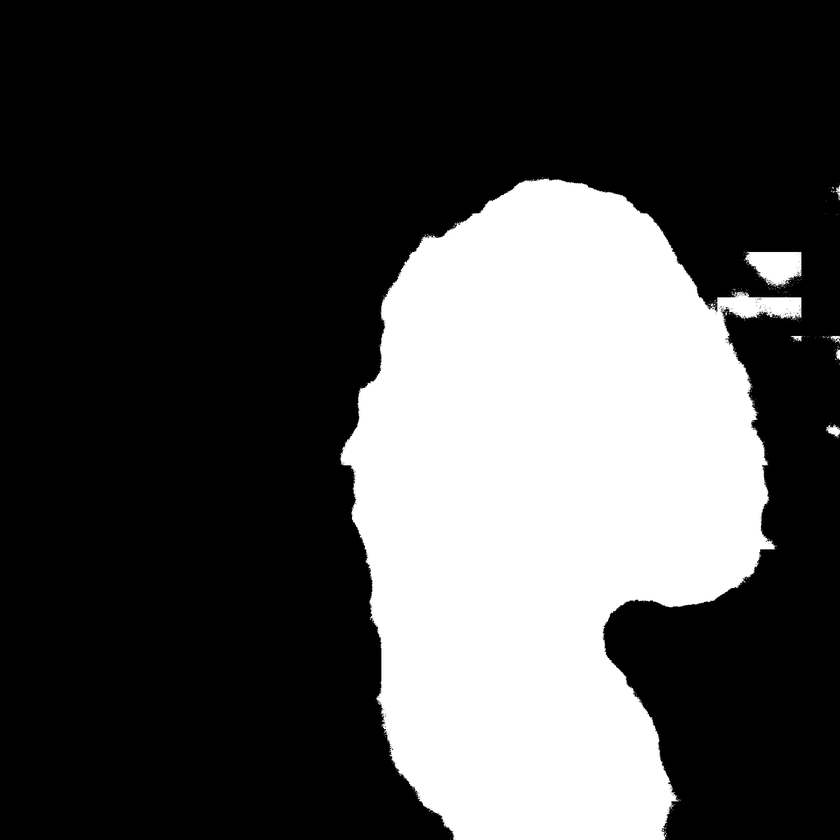
#> input picture DCIS/predict_DCIS/metrics/pd/Da128.png, 840 x 840 px, shrunk from 2000 x 2000 before the run, found by its file name; its folder holds only this picture in this run
$ python evaluate_segmentation.py
#> lines starting #> are read from the running program, lines starting #| are printed output that depends on the picture; after the words box and inside, x2 and y2 are one past the last pixel; in counts of white or black regions, pixels touching at a corner belong together
import numpy as np
import os
import cv2
import pandas as pd
#import matplotlib.pyplot as plt

# [16 lines left out: functions check_size, segm_size, not called in this run]


def run_pixel_accuracy(pd, gt):
    '''
    sum_i(n_ii) / sum_i(t_i)
    '''


    #check_size(eval_segm, gt_segm)

    sum_n_ii = 0
    sum_t_i = 0

    sum_n_ii += np.sum(np.logical_and(pd, gt))
    sum_t_i += np.sum(gt)

    if (sum_t_i == 0):
        pixel_accuracy_ = 0

    else:
        pixel_accuracy_ = sum_n_ii / sum_t_i

    return pixel_accuracy_

def get_dice_traditional(gt, pd):
    """
        Traditional Dice co-efficient
    """
    # generate to binary 1st
    gt = np.copy(gt)
    pred = np.copy(pd)
    gt[gt > 0] = 1
    pred[pred > 0] = 1
    intersection = gt * pred
    denom = gt + pred
    return 2.0 * np.sum(intersection) / np.sum(denom)

def get_dice_modified(gt, pd):
    gt = np.copy(gt)
    pred = np.copy(pd)
    gt_id = list(np.unique(gt))
    pred_id = list(np.unique(pred))
    # remove background index 0
    gt_id.remove(0)
    pred_id.remove(0)

    total_markup = 0
    total_intersect = 0
    for t in gt_id:
        t_mask = np.array(gt == t, np.uint8)
        for p in pred_id:
            p_mask = np.array(pd == p, np.uint8)
            intersect = p_mask * t_mask
            if intersect.sum() > 0:
                total_intersect += intersect.sum()
                total_markup += (t_mask.sum() + p_mask.sum())
    return 2 * total_intersect / total_markup
#####

def Panoptic_quality(gt, pd):
        TP = 0
        FP = 0
        FN = 0
        sum_IOU = 0
        matched_instances = {}  # Create a dictionary to save ground truth indices in keys and predicted matched instances as velues
        # It will also save IOU of the matched instance in [indx][1]

        # Find matched instances and save it in a dictionary
        for i in np.unique(gt):
            #print(i)
            if i == 0:
                pass
            else:
                temp_image = np.array(gt)
                temp_image = temp_image == i
                matched_image = temp_image * pd

                for j in np.unique(matched_image):
                    #print(j)
                    if j == 0:
                        pass
                    else:
                        pred_temp = pd == j
                        intersection = sum(sum(temp_image * pred_temp))
                        union = sum(sum(temp_image + pred_temp))
                        IOU = intersection / union
                        if IOU > 0.5:
                            matched_instances[i] = j, IOU
                            # print(matched_instances)

        # Compute TP, FP, FN and sum of IOU of the matched instances to compute Panoptic Quality

        pred_indx_list = np.unique(pd)
        pred_indx_list = np.array(pred_indx_list[1:])

        # Loop on ground truth instances
        for indx in np.unique(gt):
            if indx == 0:
                pass
            else:
                if indx in matched_instances.keys():
                    pred_indx_list = np.delete(pred_indx_list, np.argwhere(pred_indx_list == [indx][0]))
                    TP = TP + 1
                    sum_IOU = sum_IOU + matched_instances[indx][1]
                else:
                    FN = FN + 1
        FP = len(np.unique(pred_indx_list))
        PQ = sum_IOU / (TP + 0.5 * FP + 0.5 * FN)


        return PQ


if __name__ == '__main__':


    params = {

    'gt_file_path': r'E:\EVAL\gt',
    'pred_file_path':r'E:\EVAL\pd'
    }

    pred_file_path = params['pred_file_path']

    gt_file_path = params['gt_file_path']

    eval_score = pd.DataFrame(columns=['slidename', 'pixel_accuracy', 'dice'])

    for pred_img in os.listdir(pred_file_path):

        eval_segm = cv2.imread(os.path.join(pred_file_path, os.path.splitext(pred_img)[0]+'.png'), 0)
#> eval_segm is the input picture: shape (840, 840); min 0, max 255, mean 74

        gt_segm = cv2.imread(os.path.join(gt_file_path, os.path.splitext(pred_img)[0]+'.jpg'), 0)

        if np.amax(eval_segm) > 1:
            eval_segm[eval_segm < 127] = 0
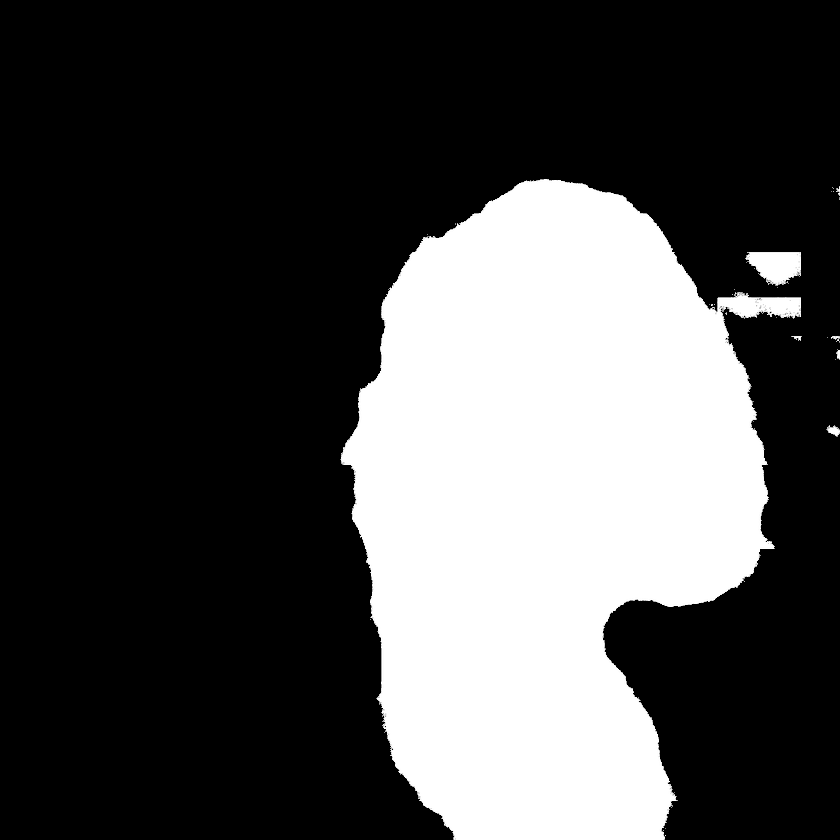
#> eval_segm: shape (840, 840); 0.76% of pixels changed, all inside (x1, y1, x2, y2) = (337, 175, 840, 840)
            eval_segm[eval_segm >= 127] = 1
#> eval_segm: shape (840, 840); values 0 (black) and 1 (white), 29% white; 26 white regions (19 under 20 px), largest, box (x1, y1, x2, y2) and area: (340, 179, 801, 840) 203191, (745, 252, 801, 286) 1382, (826, 425, 840, 437) 101
            eval_segm = eval_segm.astype(np.uint8)

        if np.amax(gt_segm) > 1:
            gt_segm[gt_segm < 127] = 0
            gt_segm[gt_segm >= 127] = 1
            gt_segm = gt_segm.astype(np.uint8)

        pd = eval_segm
        gt = gt_segm
        pix_acc = run_pixel_accuracy(pd, gt)
#> in run_pixel_accuracy, `sum_n_ii += np.sum(np.logical_and(pd, gt))`: sum_n_ii = 204817
#> in run_pixel_accuracy, `pixel_accuracy_ = sum_n_ii / sum_t_i`: pixel_accuracy_ = 1
#> pix_acc = 1
        dice1 = get_dice_traditional(gt, pd)
#> dice1 = 1
        dice2 = get_dice_modified(gt, pd)
#> in get_dice_modified, `gt_id = list(np.unique(gt))`: gt_id = [0, 1]
#> the loop in get_dice_modified, `for t in gt_id:` made 1 pass
#> after the loop in get_dice_modified, `for t in gt_id:`: total_intersect = 204817; total_markup = 409634
#> dice2 = 1
        PQ = Panoptic_quality(gt, pd)
#> the loop in Panoptic_quality, `for i in np.unique(gt):` made 2 passes
#> after the loop in Panoptic_quality, `for i in np.unique(gt):`: matched_instances = {1: (1, 1)}
#> in Panoptic_quality, `pred_indx_list = np.unique(pd)`: pred_indx_list = [0, 1]
#> in Panoptic_quality, `pred_indx_list = np.array(pred_indx_list[1:])`: pred_indx_list = [1]
#> the loop in Panoptic_quality, `for indx in np.unique(gt):` made 2 passes
#> after the loop in Panoptic_quality, `for indx in np.unique(gt):`: FN = 0; TP = 1; pred_indx_list = empty array; sum_IOU = 1
#> in Panoptic_quality, `FP = len(np.unique(pred_indx_list))`: FP = 0
#> in Panoptic_quality, `PQ = sum_IOU / (TP + 0.5 * FP + 0.5 * FN)`: PQ = 1
#> PQ = 1

        eval_score.columns = ['slidename', 'pixel_accuracy', 'dice']
#> (the run stopped early here; a loop or call above may not have finished)

$ run again, on DCIS/predict_DCIS/metrics/pd/Da214.png
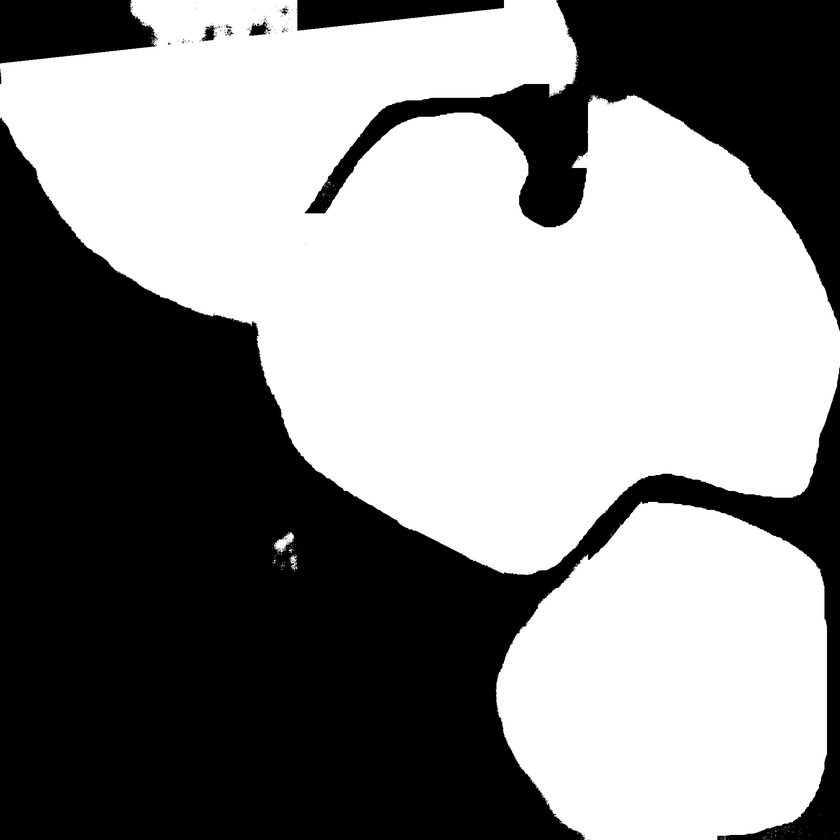
#> input picture DCIS/predict_DCIS/metrics/pd/Da214.png, 840 x 840 px, shrunk from 2000 x 2000 before the run, found by its file name
#> eval_segm is the input picture: shape (840, 840); min 0, max 255, mean 137.6
#> `eval_segm[eval_segm < 127] = 0`:
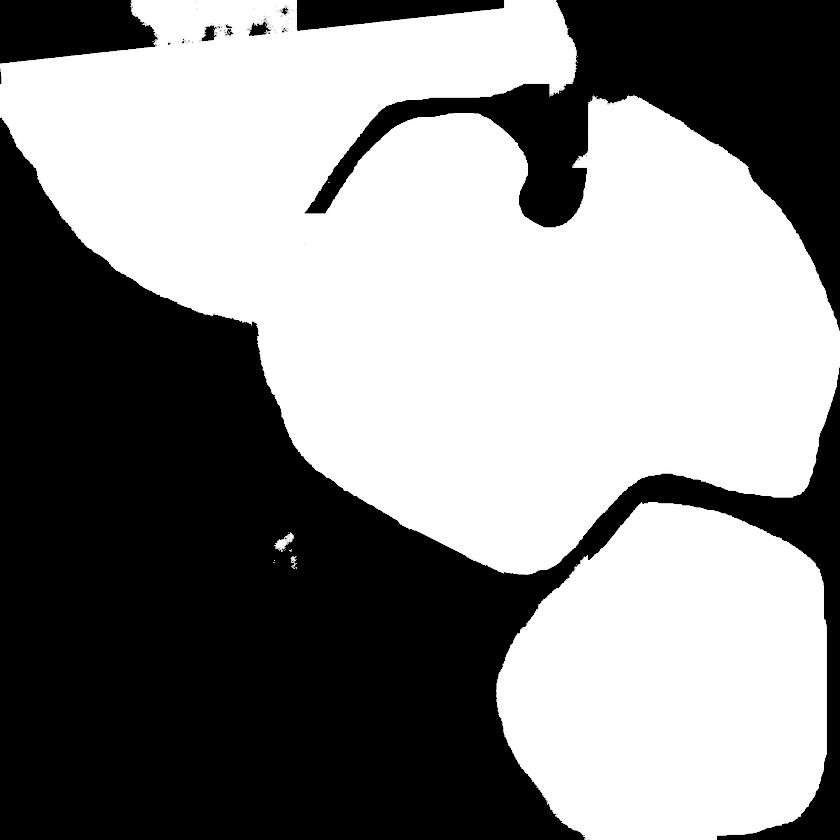
#> eval_segm: shape (840, 840); 1.15% of pixels changed, all inside (x1, y1, x2, y2) = (0, 0, 840, 840)
#> sum_n_ii = 380757
#> pixel_accuracy_ = 1
#> denom: shape (840, 840); values 0 (black) and 2 (white), 54% white; 21 black regions (15 under 20 px), largest, box (x1, y1, x2, y2) and area: (0, 118, 840, 840) 256468, (305, 0, 840, 330) 56038, (0, 0, 157, 63) 7962, (297, 0, 504, 31) 4009, (249, 22, 270, 36) 163, (202, 26, 216, 41) 131
#> gt_id = [0, 1]
#> the loop in get_dice_modified, `for t in gt_id:` made 1 pass
#> after the loop in get_dice_modified, `for t in gt_id:`: total_intersect = 380757; total_markup = 761514
#> dice2 = 1
#> the loop in Panoptic_quality, `for i in np.unique(gt):` made 2 passes
#> after the loop in Panoptic_quality, `for i in np.unique(gt):`: matched_instances = {1: (1, 1)}
#> in Panoptic_quality, `pred_indx_list = np.unique(pd)`: pred_indx_list = [0, 1]
#> in Panoptic_quality, `pred_indx_list = np.array(pred_indx_list[1:])`: pred_indx_list = [1]
#> the loop in Panoptic_quality, `for indx in np.unique(gt):` made 2 passes
#> after the loop in Panoptic_quality, `for indx in np.unique(gt):`: FN = 0; TP = 1; pred_indx_list = empty array; sum_IOU = 1
#> FP = 0
#> in Panoptic_quality, `PQ = sum_IOU / (TP + 0.5 * FP + 0.5 * FN)`: PQ = 1

$ run again, on DCIS/predict_DCIS/metrics/pd/Da223.png
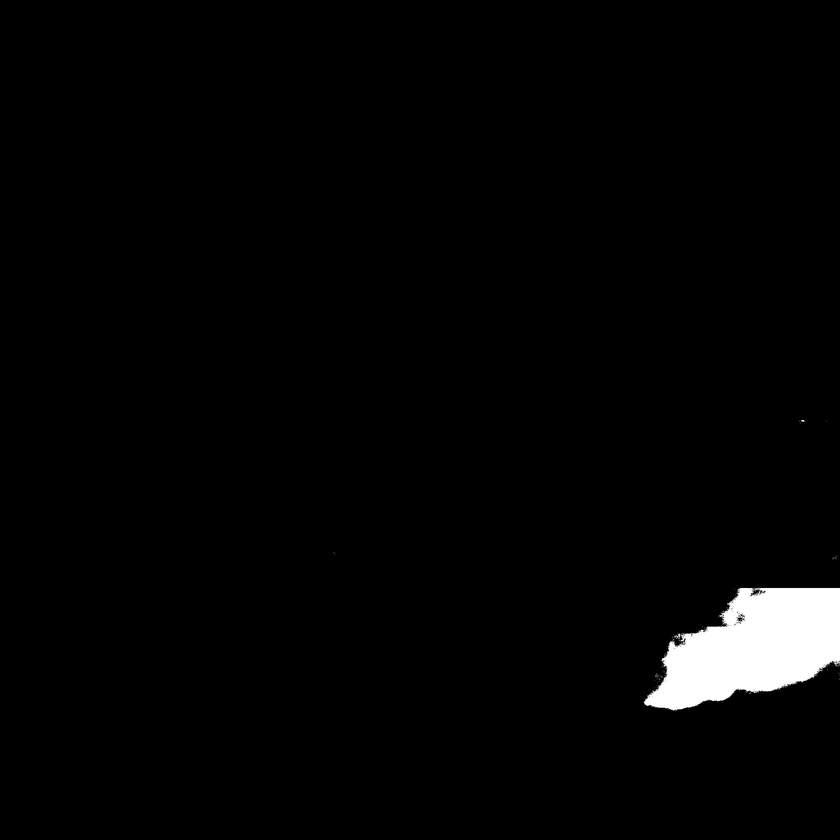
#> input picture DCIS/predict_DCIS/metrics/pd/Da223.png, 840 x 840 px, shrunk from 2000 x 2000 before the run, found by its file name
#> eval_segm is the input picture: shape (840, 840); min 0, max 255, mean 5.5
#> `eval_segm[eval_segm >= 127] = 1`:
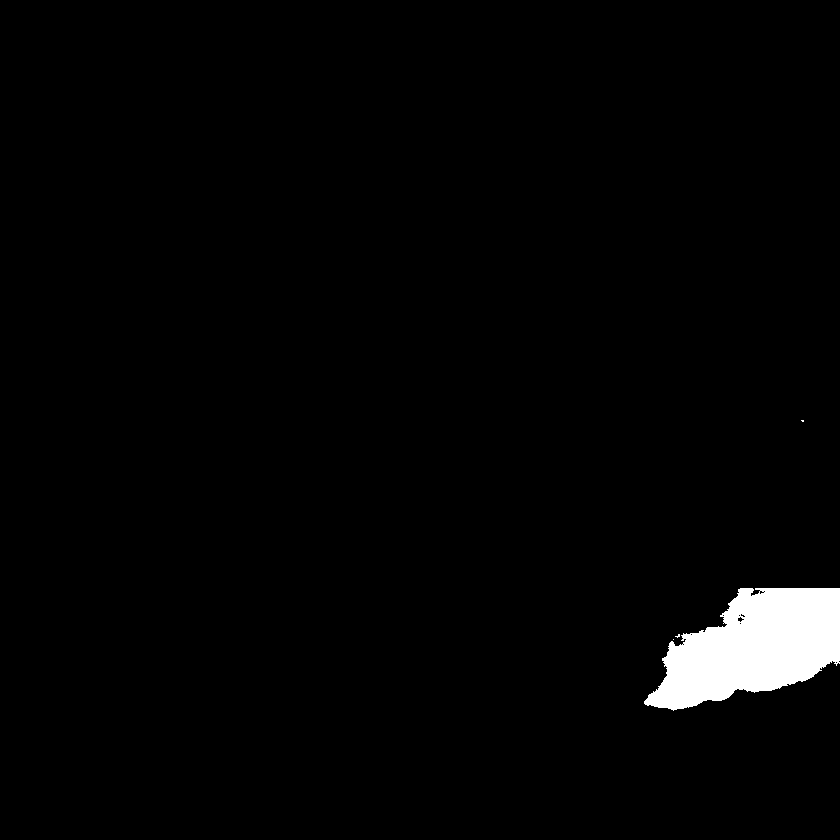
#> eval_segm: shape (840, 840); values 0 (black) and 1 (white), 2.2% white; 4 white regions (3 under 20 px), largest, box (x1, y1, x2, y2) and area: (644, 588, 840, 711) 15270
#> sum_n_ii = 15286
#> pixel_accuracy_ = 1
#> gt_id = [0, 1]
#> the loop in get_dice_modified, `for t in gt_id:` made 1 pass
#> after the loop in get_dice_modified, `for t in gt_id:`: total_intersect = 15286; total_markup = 30572
#> dice2 = 1
#> the loop in Panoptic_quality, `for i in np.unique(gt):` made 2 passes
#> after the loop in Panoptic_quality, `for i in np.unique(gt):`: matched_instances = {1: (1, 1)}
#> in Panoptic_quality, `pred_indx_list = np.unique(pd)`: pred_indx_list = [0, 1]
#> in Panoptic_quality, `pred_indx_list = np.array(pred_indx_list[1:])`: pred_indx_list = [1]
#> the loop in Panoptic_quality, `for indx in np.unique(gt):` made 2 passes
#> after the loop in Panoptic_quality, `for indx in np.unique(gt):`: FN = 0; TP = 1; pred_indx_list = empty array; sum_IOU = 1
#> FP = 0
#> in Panoptic_quality, `PQ = sum_IOU / (TP + 0.5 * FP + 0.5 * FN)`: PQ = 1

$ run again, on DCIS/predict_DCIS/metrics/pd/Da230.png
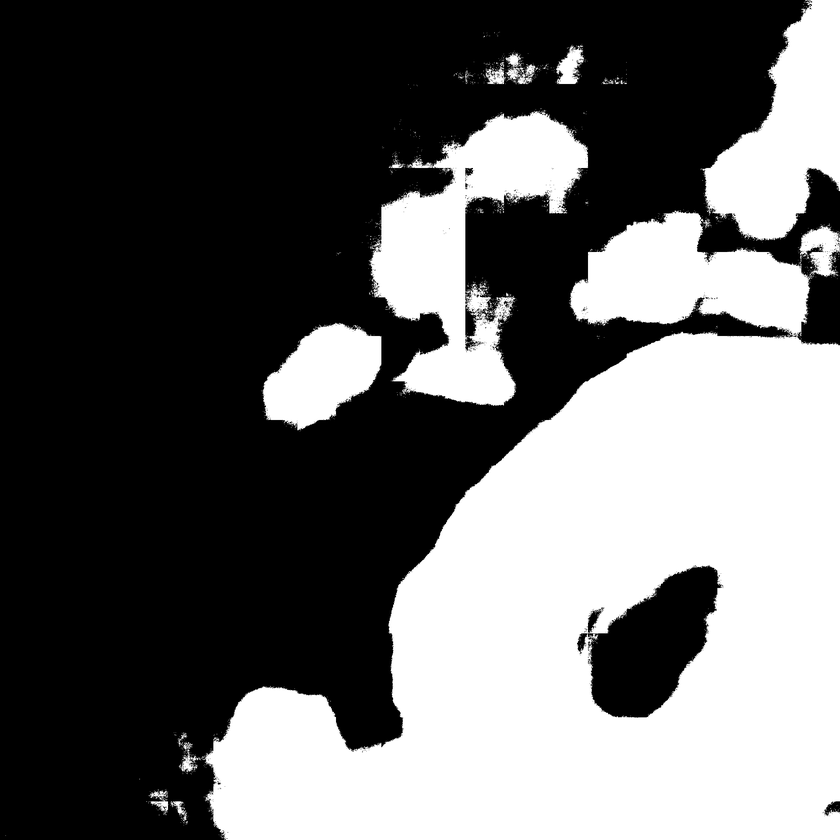
#> input picture DCIS/predict_DCIS/metrics/pd/Da230.png, 840 x 840 px, shrunk from 2000 x 2000 before the run, found by its file name
#> eval_segm is the input picture: shape (840, 840); min 0, max 255, mean 101.4
#> `eval_segm[eval_segm < 127] = 0`:
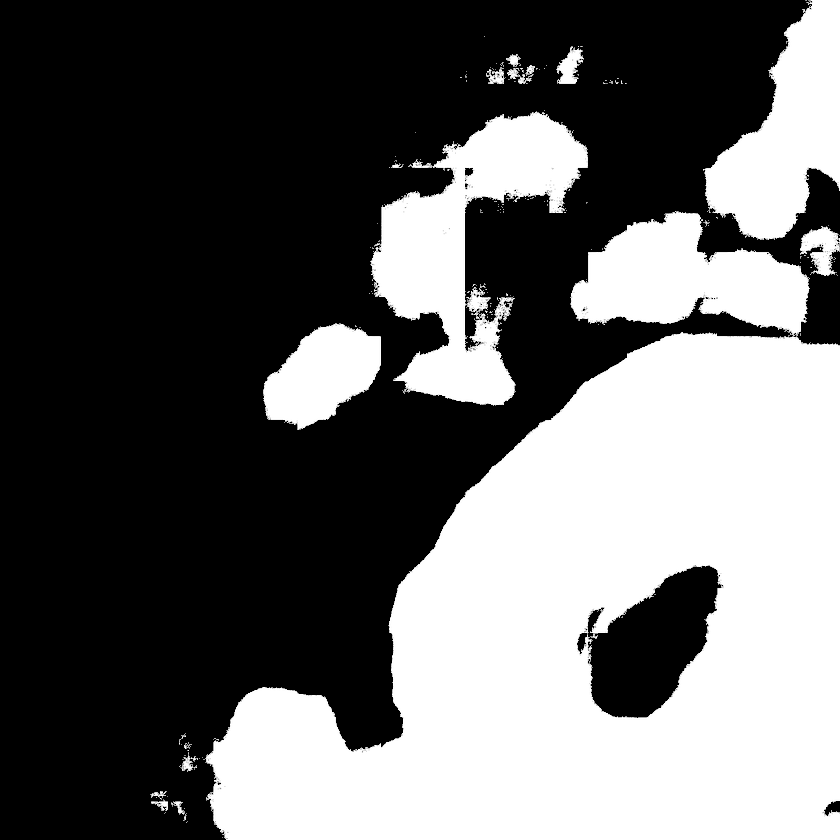
#> eval_segm: shape (840, 840); 2.24% of pixels changed, all inside (x1, y1, x2, y2) = (3, 0, 840, 840)
#> `eval_segm[eval_segm >= 127] = 1`:
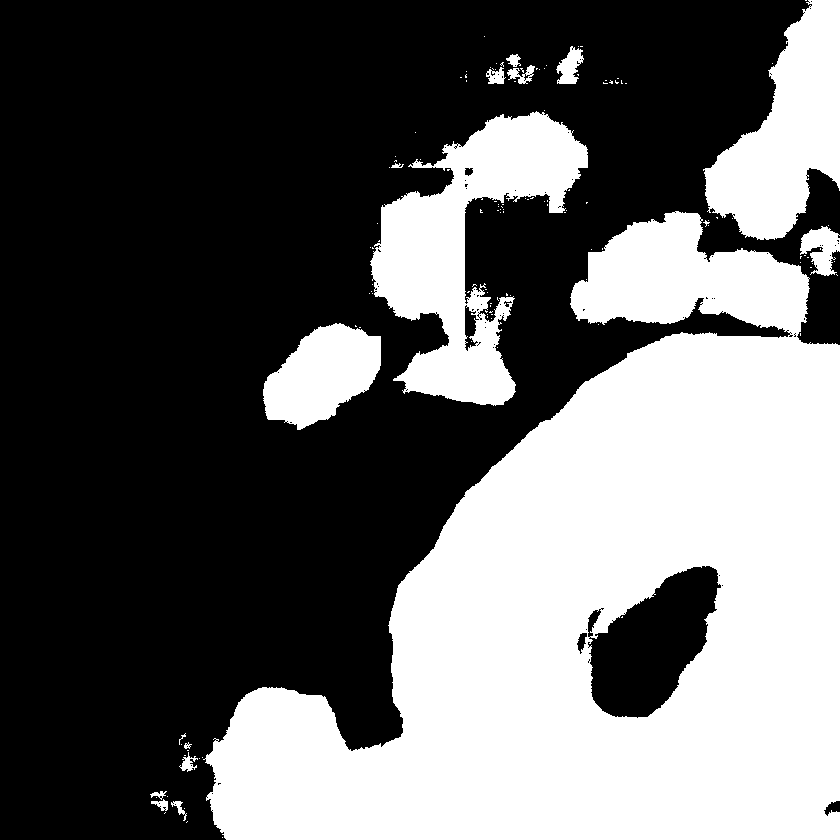
#> eval_segm: shape (840, 840); values 0 (black) and 1 (white), 39.7% white; 131 white regions (115 under 20 px), largest, box (x1, y1, x2, y2) and area: (203, 211, 840, 840) 223707, (370, 111, 588, 406) 27297, (703, 0, 840, 240) 18054
#> sum_n_ii = 280388
#> pixel_accuracy_ = 1
#> gt_id = [0, 1]
#> the loop in get_dice_modified, `for t in gt_id:` made 1 pass
#> after the loop in get_dice_modified, `for t in gt_id:`: total_intersect = 280388; total_markup = 560776
#> dice2 = 1
#> the loop in Panoptic_quality, `for i in np.unique(gt):` made 2 passes
#> after the loop in Panoptic_quality, `for i in np.unique(gt):`: matched_instances = {1: (1, 1)}
#> in Panoptic_quality, `pred_indx_list = np.unique(pd)`: pred_indx_list = [0, 1]
#> in Panoptic_quality, `pred_indx_list = np.array(pred_indx_list[1:])`: pred_indx_list = [1]
#> the loop in Panoptic_quality, `for indx in np.unique(gt):` made 2 passes
#> after the loop in Panoptic_quality, `for indx in np.unique(gt):`: FN = 0; TP = 1; pred_indx_list = empty array; sum_IOU = 1
#> FP = 0
#> in Panoptic_quality, `PQ = sum_IOU / (TP + 0.5 * FP + 0.5 * FN)`: PQ = 1
